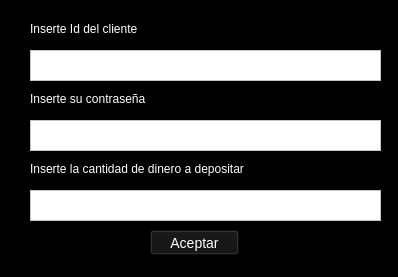
<?xml version="1.0" encoding="UTF-8"?>
<ui version="4.0">
 <class>Form</class>
 <widget class="QWidget" name="Form">
  <property name="geometry">
   <rect>
    <x>0</x>
    <y>0</y>
    <width>398</width>
    <height>277</height>
   </rect>
  </property>
  <property name="minimumSize">
   <size>
    <width>398</width>
    <height>277</height>
   </size>
  </property>
  <property name="maximumSize">
   <size>
    <width>398</width>
    <height>277</height>
   </size>
  </property>
  <property name="windowTitle">
   <string>Crear Cuenta</string>
  </property>
  <property name="windowIcon">
   <iconset>
    <normaloff>../../../../../Descargas/45587814-monedas-moneda-icono-de-moneda-vector-de-imagen-también-se-puede-utilizar-para-la-venta-el-viernes-neg.jpg</normaloff>../../../../../Descargas/45587814-monedas-moneda-icono-de-moneda-vector-de-imagen-también-se-puede-utilizar-para-la-venta-el-viernes-neg.jpg</iconset>
  </property>
  <property name="styleSheet">
   <string notr="true">QWidget{
background-color: black;
color: #fff;
}

QTextEdit{
background-color: white;
color: #111;
}

QLabel{
color: #fff;
}
QPushButton{
background-color: #111;
color: #fff;
font-size: 14px;
}</string>
  </property>
  <widget class="QPushButton" name="Ok">
   <property name="geometry">
    <rect>
     <x>150</x>
     <y>230</y>
     <width>89</width>
     <height>25</height>
    </rect>
   </property>
   <property name="text">
    <string>Aceptar</string>
   </property>
  </widget>
  <widget class="QLabel" name="label">
   <property name="geometry">
    <rect>
     <x>30</x>
     <y>20</y>
     <width>311</width>
     <height>17</height>
    </rect>
   </property>
   <property name="text">
    <string>Inserte Id del cliente</string>
   </property>
  </widget>
  <widget class="QTextEdit" name="cc">
   <property name="geometry">
    <rect>
     <x>30</x>
     <y>50</y>
     <width>351</width>
     <height>31</height>
    </rect>
   </property>
  </widget>
  <widget class="QLabel" name="label_2">
   <property name="geometry">
    <rect>
     <x>30</x>
     <y>90</y>
     <width>241</width>
     <height>17</height>
    </rect>
   </property>
   <property name="text">
    <string>Inserte su contraseña</string>
   </property>
  </widget>
  <widget class="QTextEdit" name="contrasea">
   <property name="geometry">
    <rect>
     <x>30</x>
     <y>120</y>
     <width>351</width>
     <height>31</height>
    </rect>
   </property>
  </widget>
  <widget class="QLabel" name="label_3">
   <property name="geometry">
    <rect>
     <x>30</x>
     <y>160</y>
     <width>301</width>
     <height>17</height>
    </rect>
   </property>
   <property name="text">
    <string>Inserte la cantidad de dinero a depositar</string>
   </property>
  </widget>
  <widget class="QTextEdit" name="money">
   <property name="geometry">
    <rect>
     <x>30</x>
     <y>190</y>
     <width>351</width>
     <height>31</height>
    </rect>
   </property>
  </widget>
 </widget>
 <resources/>
 <connections/>
</ui>
